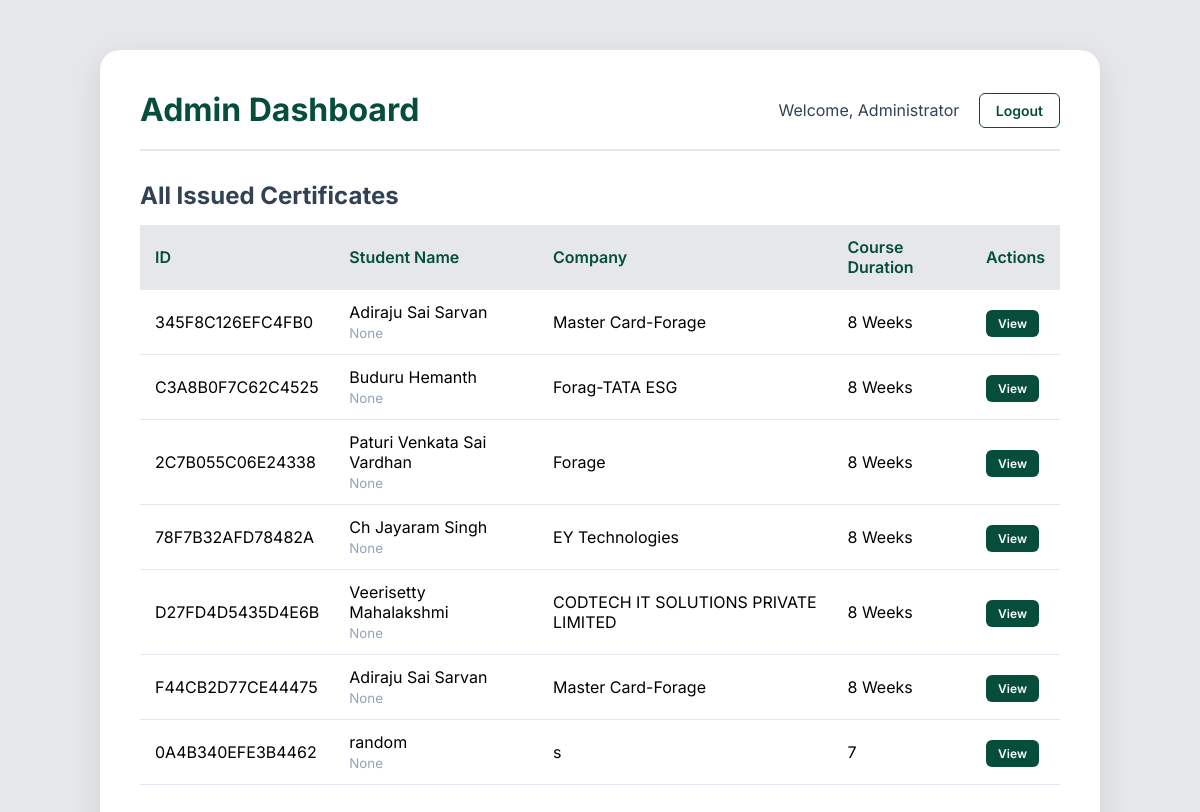
The app's page /dashboard (signed in) with its own data.
### tables this page shows
CREATE TABLE certificates (
            certificate_id TEXT PRIMARY KEY,
            student_name TEXT NOT NULL,
            course_duration TEXT NOT NULL,
            company_name TEXT NOT NULL,
            start_date TEXT NOT NULL,
            end_date TEXT NOT NULL,
            company_logo_url TEXT
        , branch TEXT DEFAULT 'Unknown Branch', university TEXT DEFAULT 'Unknown University', internship_name TEXT DEFAULT 'Technical Internship', student_email TEXT);

### app.py (the view)
@app.route('/dashboard')
@login_required
def dashboard():
    conn = get_db_connection()
    if session.get('role') == 'admin':
        certificates = conn.execute('SELECT * FROM certificates').fetchall()
        conn.close()
        return render_template('dashboard_admin.html', certificates=certificates)
    else:
        email = session.get('email')
        certificates = conn.execute('SELECT * FROM certificates WHERE student_email = ?', (email,)).fetchall()
        conn.close()
        return render_template('dashboard_student.html', certificates=certificates)

### app.py (called while the page is built)
def get_db_connection():
    conn = sqlite3.connect(DB_PATH)
    conn.row_factory = sqlite3.Row
    return conn

def login_required(f):
    @wraps(f)
    def decorated_function(*args, **kwargs):
        if 'user_id' not in session:
            flash('Please log in to access this page.', 'error')
            return redirect(url_for('login'))
        return f(*args, **kwargs)
    return decorated_function

### templates/dashboard_admin.html (shortened to what this page needs)
<!DOCTYPE html>
<html lang="en">
<head>
    <link rel="stylesheet" href="{{ url_for('static', filename='styles.css') }}">
</head>
<body style="align-items: flex-start; padding-top: 50px;">
    <div class="dashboard-container">
        <div class="header">
            <h1 style="color: var(--primary-color);">Admin Dashboard</h1>
            <div>
                <span style="margin-right: 15px; color: var(--text-main);">Welcome, {{ session.name }}</span>
                <a href="{{ url_for('logout') }}" class="btn btn-outline">Logout</a>
            </div>
        </div>
        <h2 style="margin-bottom: 15px; color: var(--text-main);">All Issued Certificates</h2>
        <table>
            <thead>
                <tr>
                    <th>ID</th>
                    <th>Student Name</th>
                    <th>Company</th>
                    <th>Course Duration</th>
                    <th>Actions</th>
                </tr>
            </thead>
            <tbody>
                {% for cert in certificates %}
                <tr>
                    <td>{{ cert.certificate_id }}</td>
                    <td>{{ cert.student_name }}<br><small style="color:var(--text-muted)">{{ cert.student_email }}</small></td>
                    <td>{{ cert.company_name }}</td>
                    <td>{{ cert.course_duration }}</td>
                    <td>
                        <a href="{{ url_for('verify', cert_id=cert.certificate_id) }}" target="_blank" class="btn" style="padding: 6px 12px; font-size: 12px;">View</a>
                    </td>
                </tr>
                {% endfor %}
            </tbody>
        </table>
    </div>
</body>
</html>

### static/styles.css (style rules this page uses)
:root { --primary-color: #064e3b; --primary-gradient: linear-gradient(135deg, #064e3b 0%, #059669 100%); --secondary-gradient: linear-gradient(90deg, #064e3b 0%, #059669 100%); --bg-color: #e5e7eb; --card-bg: #ffffff; --text-main: #334155; --text-muted: #94a3b8; --accent-blue: #10b981; --footer-bg: #064e3b; }
* { margin: 0; padding: 0; box-sizing: border-box; }
body { font-family: 'Inter', sans-serif; background-color: var(--bg-color); display: flex; justify-content: center; align-items: center; min-height: 100vh; padding: 20px; }

### templates/dashboard_admin.html (style rules this page uses)
.dashboard-container { width: 100%; max-width: 1000px; background: white; border-radius: 20px; padding: 40px; box-shadow: 0 10px 30px rgba(0,0,0,0.1); }
.header { display: flex; justify-content: space-between; align-items: center; border-bottom: 2px solid var(--bg-color); padding-bottom: 20px; margin-bottom: 30px; }
table { width: 100%; border-collapse: collapse; margin-bottom: 30px; }
th, td { padding: 12px 15px; text-align: left; border-bottom: 1px solid #e2e8f0; }
th { background-color: var(--bg-color); color: var(--primary-color); font-weight: 600; }
.btn { background: var(--primary-color); color: white; padding: 8px 16px; text-decoration: none; border-radius: 6px; font-size: 14px; font-weight: 600; }
.btn-outline { background: transparent; color: var(--primary-color); border: 1px solid var(--primary-color); }

### records on screen
certificates: certificate_id "345F8C126EFC4FB0", student_name "Adiraju Sai Sarvan", student_email "None", company_name "Master Card-Forage", course_duration "8 Weeks"
certificates: certificate_id "C3A8B0F7C62C4525", student_name "Buduru Hemanth", student_email "None", company_name "Forag-TATA ESG", course_duration "8 Weeks"
certificates: certificate_id "2C7B055C06E24338", student_name "Paturi Venkata Sai Vardhan", student_email "None", company_name "Forage", course_duration "8 Weeks"
certificates: certificate_id "78F7B32AFD78482A", student_name "Ch Jayaram Singh", student_email "None", company_name "EY Technologies", course_duration "8 Weeks"
certificates: certificate_id "D27FD4D5435D4E6B", student_name "Veerisetty Mahalakshmi", student_email "None", company_name "CODTECH IT SOLUTIONS PRIVATE LIMITED", course_duration "8 Weeks"
certificates: certificate_id "F44CB2D77CE44475", student_name "Adiraju Sai Sarvan", student_email "None", company_name "Master Card-Forage", course_duration "8 Weeks"
certificates: certificate_id "0A4B340EFE3B4462", student_name "random", student_email "None", company_name "s", course_duration "7"

### other values on screen
{{ session.name }} "Administrator"
